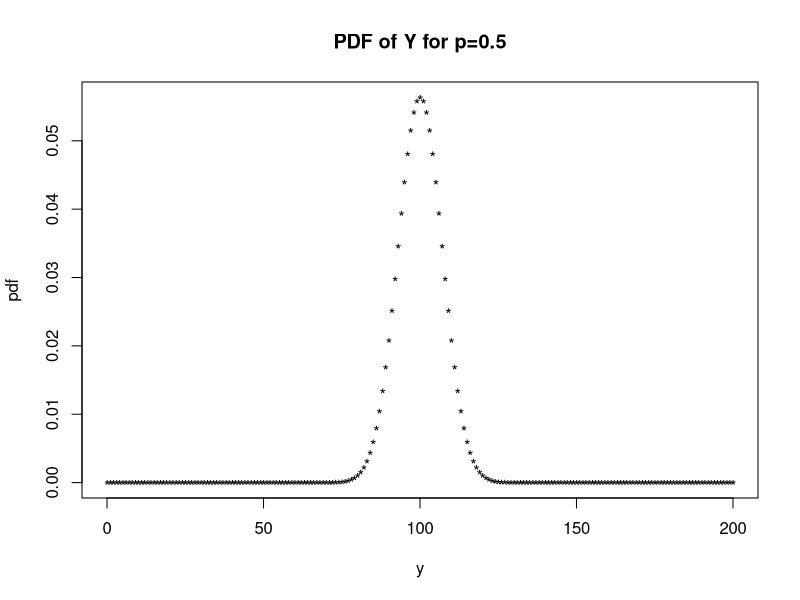
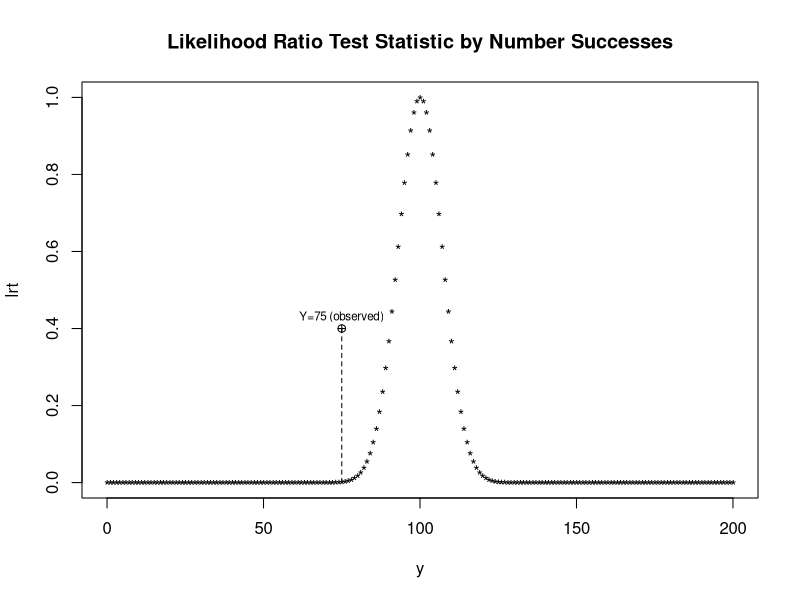
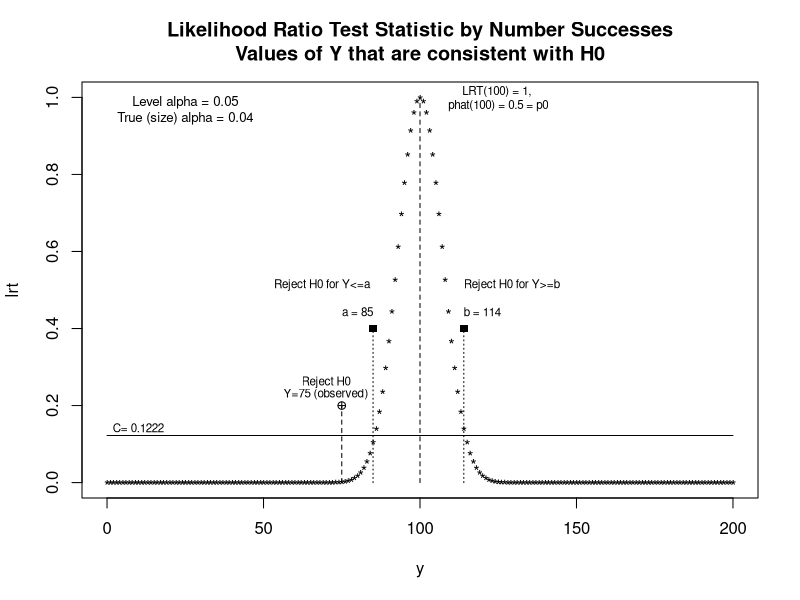

Here is the R script that generated these plots, in order:
# -----------------------------------------------------------------------------
# hw8
# original:	
# for: 2003 masters theory iii final
# for: 2006 masters theory ii final (semester)
# -----------------------------------------------------------------------------
#  Data Input file: NONE
# -----------------------------------------------------------------------------
#  Goal: plot pdf, lrt and determine cutoff values
# -----------------------------------------------------------------------------
# clean out directory
#	remove(ls())
# -----------------------------------------------------------------------------
# shut off graphics
	graphics.off()
# -----------------------------------------------------------------------------
# Libraries 
#	library(Hmisc,T)
#	library(Design,T)
# -----------------------------------------------------------------------------
# files

	dir<-"C:/sam/teaching/splus_theory_09/"

	file.out<-paste(dir,"hw8_bernoulli_lrt_out.txt",sep="")
	file.run<-paste(dir,"hw8_bernoulli_lrt.r",sep="")

#	sink(file.out)		# sink sends the output to file.out
# -----------------------------------------------------------------------------
# program / date / time

        cat("\n\n\n")
        cat("Program:")
        cat(file.run)
        cat("\n\n")
        cat("Program to pdf and lrt: Masters Theory\n\n")
        print(date())
        cat("\n\n")
# -----------------------------------------------------------------------------
# Program

	#par(mfrow=c(2,2))

	# ---------------------------------------------------------------------
	# set parameters

		n<-200
		p0<-0.5
		yobs<-75
		y<-c(0:n)

	# ---------------------------------------------------------------------
	# plot pdf

		pdf<-dbinom(y,200,.5)
		plot(y,pdf,pch="*",main="PDF of Y for p=0.5")

	# ---------------------------------------------------------------------
	# plot lrt

		lrt<-(n*p0/y)^y*((1-p0)/(1-(y/n)))^(n-y)
		plot(y,lrt,main="Likelihood Ratio Test Statistic by Number Successes",pch="*")
		if(1) {
			points(75,.4,pch=10)
			lines(c(75,75),c(min(lrt),.4),lty=2)
			text(75,.43,"Y=75 (observed)",cex=.7)
		}

		if(0) {
			text(125,1,"LRT(100) = 1, \nphat(100) = 0.5 = p0",cex=.7)
			lines(c(100,100),c(min(lrt),1),lty=2)
		}


	# ---------------------------------------------------------------------
	# cutoffs

		# based on graph we will reject H0 if Y=>b or Y<=a
		# under H0, Y is binomial(200,0.5)  
		# Pr(reject H0 | H0 true)=0.05
		# use pdf (plotted above) and assume <=0.025 in each tail
				
		a<-qbinom(.025,200,.5)-1		# goes past 0.25, put <=0.25 in tail
		b<-qbinom(.975,200,.5)		# goes past 0.975, put <=0.25 in tail
		
		a.c<-lrt[a+1]					# lrt defined for values between 0 and 200
		b.c<-lrt[b+1]					# lrt[1] is lrt at y=0, lrt[2] is lrt at y=1, etc

		#  a.c = b.c  ? area in tails should be equal (pdf symmetric), but a.c and b.c might not be!
		print(a.c)
		print(b.c)
		cc<-mean(c(a.c,b.c))
		
		# check area in tails 
		print(pbinom(a,200,.5))
		print(1-pbinom(b,200,.5))

if(1) {
		plot(y,lrt,main="Likelihood Ratio Test Statistic by Number Successes\nValues of Y that are consistent with H0",pch="*")
		points(75,.2,pch=10)
		lines(c(75,75),c(min(lrt),.2),lty=2)
		text(70,.23,"Y=75 (observed)",cex=.7)
		text(70,.26,"Reject H0",cex=.7)

		text(125,1,"LRT(100) = 1, \nphat(100) = 0.5 = p0",cex=.7)
		lines(c(100,100),c(min(lrt),1),lty=2)

		lines(c(y[1],y[201]),c(cc,cc))
		points(a,.4,pch=15)
		points(b,.4,pch=15)
		lines(c(a,a),c(min(lrt),.4),lty=3)
		lines(c(b,b),c(min(lrt),.4),lty=3)
		mytxt<-paste("Reject H0 for Y<=a","\n\na =",a)
		text(a,.48,mytxt,cex=.7,adj=1)
		mytxt<-paste("Reject H0 for Y>=b","\n\nb =",b)
		text(b,.48,mytxt,cex=.7,adj=0)
		mytxt<-paste("C=",round(cc,4))
		text(10,(cc+.02),mytxt,cex=.7)
		
		alpha<-pbinom(a,200,.5)+1-pbinom(b,200,.5)
		
		mytxt<-paste("Level alpha = 0.05\nTrue (size) alpha =",round(alpha,4))
		
		text(25,.97,mytxt,cex=.8)
}

		
#	sink()				# close output file
